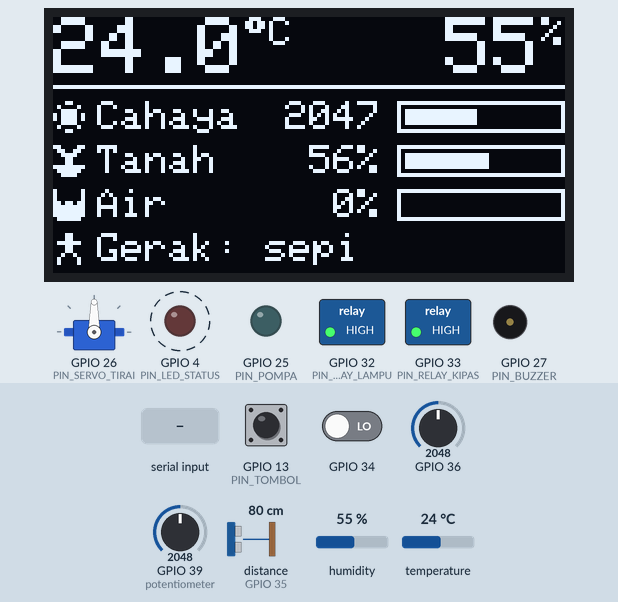
Bench run of a sketch on a simulated ESP32. On the bench: servo, 128×64 one-colour display, switched loads named in the sketch (green lamp = pin HIGH), output pins drawn as LEDs (lit = HIGH), buzzer (waves = sounding). Wiring (from diagram.json): ultrasonic range finder: trigger GPIO 15; echo GPIO 35. Dashed ring = blinking. The test bench sets the inputs (shaded band); at power-on: GPIO 34 LOW, GPIO 13 (PIN_TOMBOL) HIGH, GPIO 39 (potentiometer) = 2048, GPIO 36 = 2048, distance to the obstacle (sensor on GPIO 35) 80 cm, humidity 55 %, temperature 24 °C. Storage starts empty; EEPROM starts erased; pins used as bus, display or sensor lines are not drawn; what the sketch prints to the serial monitor is not drawn.

Above: at 2.6 s.
2.7 s: GPIO 34 driven HIGH
At 4.5 s:
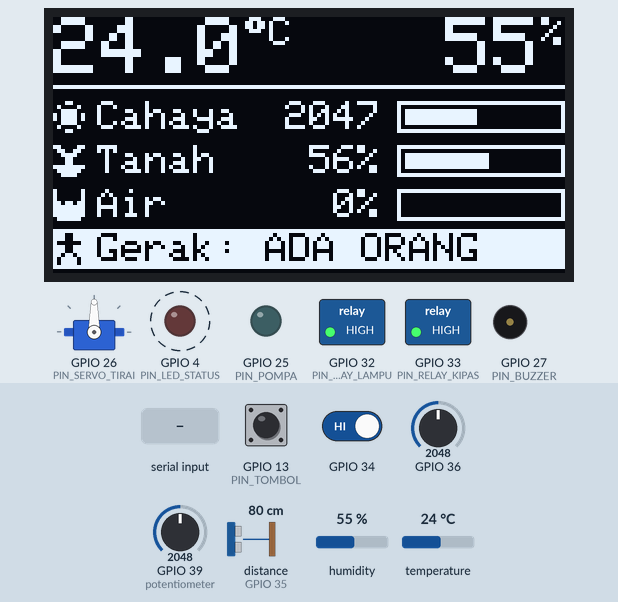
5.6 s: GPIO 13 (PIN_TOMBOL) pulled LOW for 1 s
At 7.05 s:
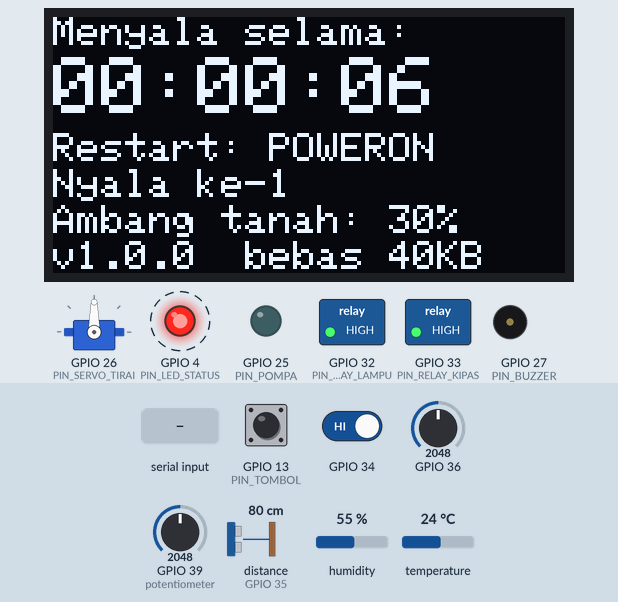
7.2 s: "lampu on\n" received over Serial
At 7.83 s:
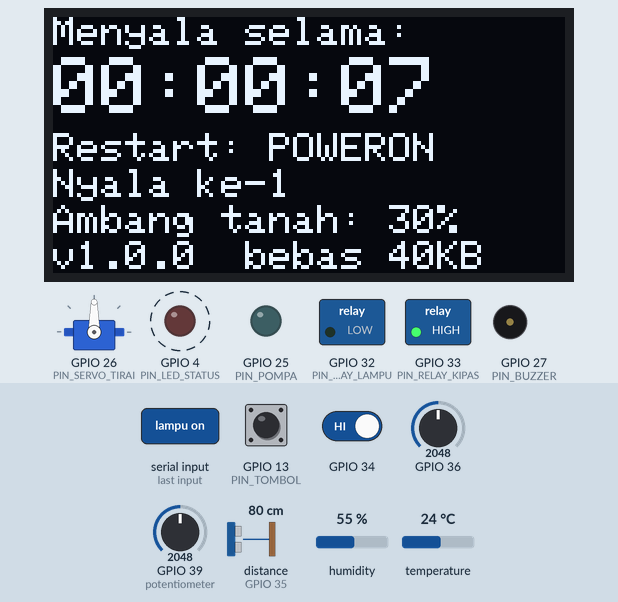
9.6 s: GPIO 39 (potentiometer) set to 2866
At 17.8 s:
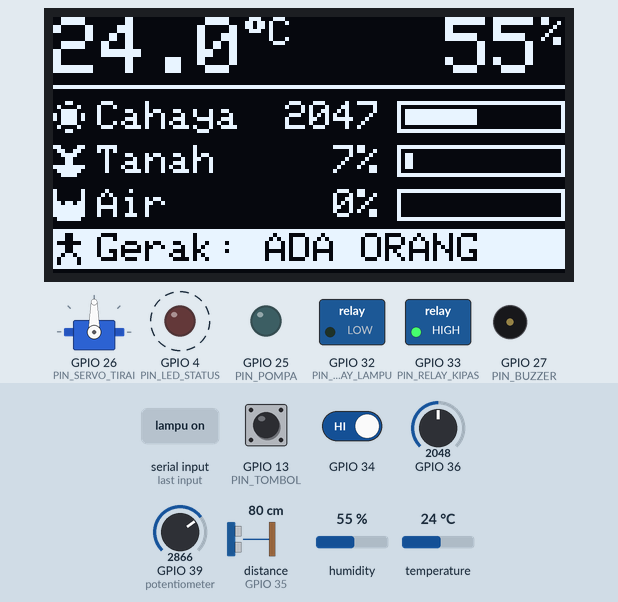
19.2 s: "bunyi\n" received over Serial
At 19.27 s:
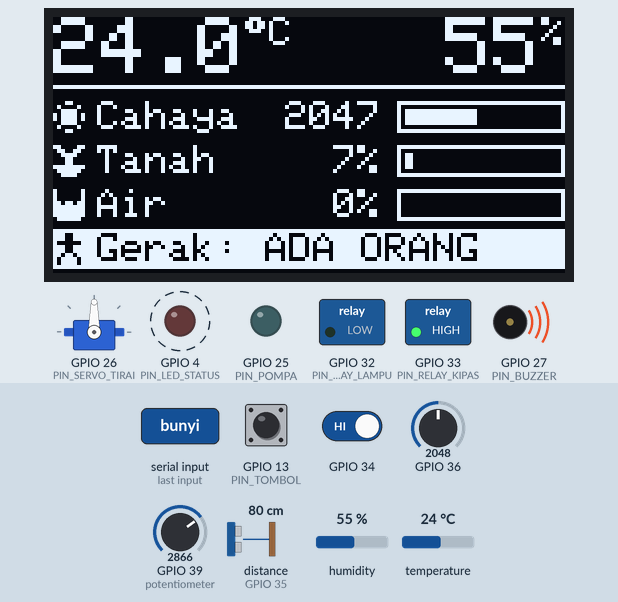
20.7 s: GPIO 13 (PIN_TOMBOL) pulled LOW for 3.2 s
At 22.6 s:
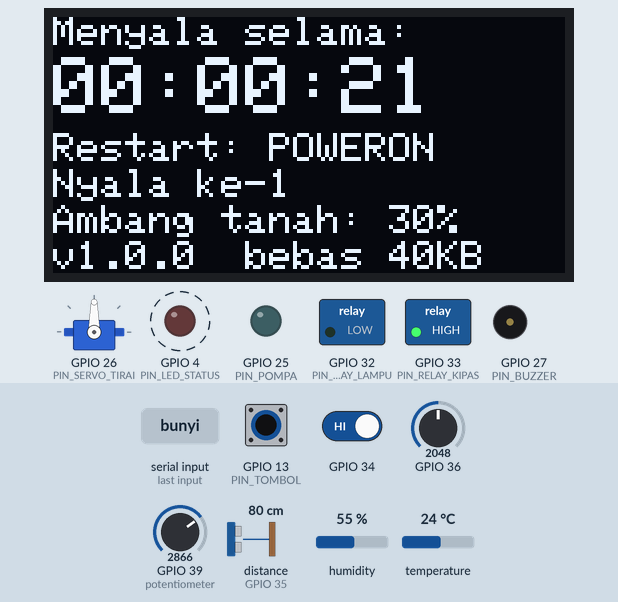
Timing chart, 0 to 25.5 s (numbered marks = the images above; inputs shaded):
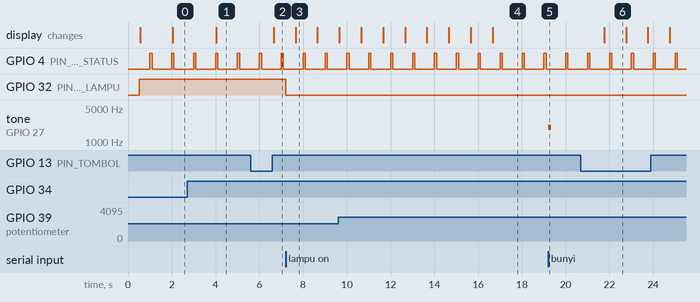

Measured:
- after the input at 2.7 s, the display: changes after 1.3 s (image 1)
- after the input at 5.6 s, the display: changes after 1.1 s (image 2)
- after the input at 7.2 s, GPIO 32 (PIN_RELAY_LAMPU): HIGH → LOW at once
- after the input at 19.2 s, tone on GPIO 27 (PIN_BUZZER): silent → 2000 Hz at once, → silent 0.15 s later
- after the input at 20.7 s, the display: changes after 1.1 s (image 6)
- by itself, GPIO 4 (PIN_LED_STATUS): alternates HIGH for 0.10 s and LOW for 0.90 s
- what the display in image 3 shows lasts 1.0 s, from 7.7 s to 8.7 s

The sketch:

node-1-rumah.ino
```cpp
// Node 1 "Rumah" - firmware v1.0.0 (Modul 8)
// Proyek benang merah: Rumah Pintar Mini.
//
// Baru di v1.0.0: tidak ada delay() di loop() (pola millis() dan state machine), kode dipecah
// menjadi beberapa file, watchdog me-restart program yang macet, ambang "tanah_siram" tersimpan
// di NVS, log bertingkat (DEBUG/INFO/ERROR), dan halaman status di layar OLED (tekan lama tombol).
// Perintah lewat Serial Monitor: lampu on, kipas off, pompa 3, tirai 90, bunyi, status, info,
// ambang, ambang 35, ambang bawaan, log debug, log info, log error, restart.
//
// Library: ESP32Servo versi 3.2.1, DHT sensor library versi 1.4.7
// (ikut terpasang: Adafruit Unified Sensor versi 1.1.15), Adafruit SSD1306 versi 2.5.17
// (ikut terpasang: Adafruit GFX Library versi 1.12.6 dan Adafruit BusIO versi 1.17.4).
// Wire, SPI, SD, dan Preferences sudah ikut paket esp32.

#include <esp_task_wdt.h>  // watchdog
#include "konfigurasi.h"
#include "pencatat.h"
#include "sistem.h"
#include "pengaturan.h"
#include "sensor.h"
#include "aktuator.h"
#include "detak.h"
#include "tombol.h"
#include "layar.h"
#include "kartu.h"
#include "perintah.h"
#include "aturan.h"

// ---------- Siklus utama: MENUNGGU -> MEMBACA -> MENAMPILKAN -> BERTINDAK -> MENUNGGU ... ----------
enum LangkahSiklus { MENUNGGU, MEMBACA, MENAMPILKAN, BERTINDAK };
LangkahSiklus langkah = MENUNGGU;
unsigned long waktuBacaTerakhir = 0;
unsigned long waktuCatatTerakhir = 0;
BacaanSensor bacaan;
bool dhtGagalTadi = false;    // DHT22 gagal pada bacaan sebelumnya?
bool sonarGagalTadi = false;  // HC-SR04 gagal pada bacaan sebelumnya?

const char* namaLangkah(LangkahSiklus l) {
  if (l == MENUNGGU) {
    return "MENUNGGU";
  }
  if (l == MEMBACA) {
    return "MEMBACA";
  }
  if (l == MENAMPILKAN) {
    return "MENAMPILKAN";
  }
  return "BERTINDAK";
}

void pindahLangkah(LangkahSiklus langkahBaru) {
  logDebug("Siklus: %s -> %s", namaLangkah(langkah), namaLangkah(langkahBaru));
  langkah = langkahBaru;
}

// Satu baris laporan bacaan: angka yang gagal ditulis "--".
void laporkanBacaan(BacaanSensor b) {
  char suhu[8] = "--";
  if (!isnan(b.suhu)) {
    snprintf(suhu, sizeof(suhu), "%.1f", b.suhu);
  }
  char kelembapan[12] = "--";  // 12 laci: muat angka int terpanjang (11 huruf) + tanda akhir
  if (b.kelembapan >= 0) {
    snprintf(kelembapan, sizeof(kelembapan), "%d", b.kelembapan);
  }
  char levelAir[12] = "--";
  if (b.level_air >= 0) {
    snprintf(levelAir, sizeof(levelAir), "%d", b.level_air);
  }
  const char* gerak = "tidak";
  if (b.gerak) {
    gerak = "ya";
  }
  logInfo("suhu=%s C  kelembapan=%s %%  cahaya=%d  tanah=%d %%  gerak=%s  level_air=%s %%",
          suhu, kelembapan, b.cahaya, b.tanah, gerak, levelAir);
}

// Sensor gagal? LED status berkedip cepat. Pesannya dicetak sekali saat keadaan sensornya berubah, bukan setiap 2 detik.
void periksaMasalah(BacaanSensor b) {
  aturIramaDetak(sensorBermasalah(b));
  bool dhtGagal = isnan(b.suhu) || b.kelembapan < 0;
  bool sonarGagal = b.level_air < 0;
  if (dhtGagal && !dhtGagalTadi) {
    logError("DHT22 tidak terbaca. LED status berkedip cepat.");
  }
  if (!dhtGagal && dhtGagalTadi) {
    logInfo("DHT22 kembali terbaca.");
  }
  if (sonarGagal && !sonarGagalTadi) {
    logError("HC-SR04: gema tidak kembali, level air tidak diketahui. LED status berkedip cepat.");
  }
  if (!sonarGagal && sonarGagalTadi) {
    logInfo("HC-SR04 kembali terbaca.");
  }
  dhtGagalTadi = dhtGagal;
  sonarGagalTadi = sonarGagal;
}

// ---------- Modul 10-11: mengirim bacaan ke server ----------
void kirimData(BacaanSensor b) {
  // belum diisi
}

// Satu langkah siklus per putaran loop(): tidak ada langkah yang menunggu lama.
void jalankanSiklus() {
  if (langkah == MENUNGGU) {
    if (millis() - waktuBacaTerakhir >= JEDA_BACA) {
      waktuBacaTerakhir = millis();
      pindahLangkah(MEMBACA);
    }
  } else if (langkah == MEMBACA) {
    bacaan = bacaSensor();
    periksaMasalah(bacaan);
    pindahLangkah(MENAMPILKAN);
  } else if (langkah == MENAMPILKAN) {
    laporkanBacaan(bacaan);
    tampilkanBacaan(bacaan);
    if (millis() - waktuCatatTerakhir >= JEDA_CATAT_KARTU) {
      waktuCatatTerakhir = millis();
      catatKeKartu(bacaan);
    }
    pindahLangkah(BERTINDAK);
  } else if (langkah == BERTINDAK) {
    jalankanAturan(bacaan);
    kirimData(bacaan);
    pindahLangkah(MENUNGGU);
  }
}

void tanganiTombol() {
  PeristiwaTombol peristiwa = periksaTombol();
  if (peristiwa == TEKAN_PENDEK) {
    aturLampu(!lampuMenyala());
    logInfo("Tombol: lampu %s", teksOnOff(lampuMenyala()));
  } else if (peristiwa == TEKAN_LAMA) {
    bukaHalamanStatus();  // halaman status 10 detik (layar.cpp); pesannya juga dicetak di sana
  }
}

void setup() {
  Serial.begin(115200);
  delay(500);  // boleh: setup() hanya berjalan sekali, dan watchdog belum mengawasi
  Serial.println();
  logInfo("Node 1 Rumah - firmware %s", VERSI_FIRMWARE);
  logInfo("Alasan restart terakhir: %s", alasanReset());

  siapkanAktuator();  // pertama: relay segera dimatikan
  muatPengaturan();
  siapkanSensor();
  mulaiDetak(PIN_LED_STATUS);
  mulaiTombol(PIN_TOMBOL);
  siapkanLayar();  // Modul 7
  siapkanKartu();  // Modul 7 (opsional)

  // Watchdog dengan cara penulisan paket esp32 versi 3 (Konsep 8)
  esp_task_wdt_config_t konfigurasiWatchdog = {
    .timeout_ms = BATAS_WATCHDOG,  // batas waktu: 5000 ms
    .idle_core_mask = 0b01,        // tetap awasi "tugas menganggur" inti 0 (bawaan paket esp32)
    .trigger_panic = true,         // terlambat diberi makan = panik, lalu restart
  };
  esp_task_wdt_reconfigure(&konfigurasiWatchdog);  // watchdog sudah dinyalakan paket esp32: cukup diatur ulang
  esp_task_wdt_add(NULL);                          // NULL = awasi tugas yang sedang berjalan, yaitu loop()
  logInfo("Watchdog aktif: restart otomatis kalau loop() macet lebih dari %lu detik.", BATAS_WATCHDOG / 1000);
}

void loop() {
  unsigned long mulaiPutaran = micros();
  esp_task_wdt_reset();  // "beri makan" penjaga: loop() masih berputar

  perbaruiSensor();      // satu sampel analog setiap 2 ms
  perbaruiAktuator();    // pompa dan buzzer padam tepat waktu
  perbaruiAturan();      // MENYIRAM -> JEDA -> SIAGA
  perbaruiDetak();       // LED status
  perbaruiLayar();       // halaman status: jam berdetak, lalu kembali sendiri
  tanganiTombol();
  periksaPerintahSerial();
  jalankanSiklus();

  catatLamaPutaran(micros() - mulaiPutaran);
}
```

aktuator.cpp
```cpp
// aktuator.cpp - isi modul aktuator. Daftar fungsinya ada di aktuator.h.
#include <Arduino.h>
#include <ESP32Servo.h>
#include "konfigurasi.h"
#include "pencatat.h"
#include "aktuator.h"

const unsigned long LAMA_BUNYI = 150;  // milidetik

static Servo servoTirai;
static bool lampu = false;
static bool lampuMilikOtomatis = false;  // true kalau lampu dinyalakan oleh aturan otomatis
static bool kipas = false;
static int sudut = 90;

static bool pompa = false;
static unsigned long waktuPompaMulai = 0;
static unsigned long lamaPompa = 0;  // milidetik

static bool buzzer = false;
static unsigned long waktuBuzzerMulai = 0;

static void tulisRelay(int pin, bool nyala) {
  if (nyala) {
    digitalWrite(pin, LOW);  // relay aktif LOW
  } else {
    digitalWrite(pin, HIGH);
  }
}

void siapkanAktuator() {
  pinMode(PIN_RELAY_LAMPU, OUTPUT);
  pinMode(PIN_RELAY_KIPAS, OUTPUT);
  aturLampu(false);  // segera matikan: pinMode(OUTPUT) baru saja membuat pin LOW (= relay menarik)
  aturKipas(false);

  pinMode(PIN_POMPA, OUTPUT);
  digitalWrite(PIN_POMPA, LOW);

  // Servo dipasang SEBELUM buzzer: urutan ini mencegah keduanya berebut saluran PWM.
  servoTirai.setPeriodHertz(50);
  servoTirai.attach(PIN_SERVO_TIRAI, 500, 2400);
  aturTirai(sudut);

  ledcAttach(PIN_BUZZER, 2000, 10);
}

// Dipanggil di setiap putaran loop(): mematikan pompa dan buzzer begitu waktunya habis.
void perbaruiAktuator() {
  unsigned long sekarang = millis();
  if (pompa && sekarang - waktuPompaMulai >= lamaPompa) {
    digitalWrite(PIN_POMPA, LOW);
    pompa = false;
    logInfo("Pompa padam.");
  }
  if (buzzer && sekarang - waktuBuzzerMulai >= LAMA_BUNYI) {
    ledcWriteTone(PIN_BUZZER, 0);
    buzzer = false;
  }
}

void aturLampu(bool nyala) {
  lampu = nyala;
  lampuMilikOtomatis = false;  // perintah manual: lampu bukan lagi milik aturan otomatis
  tulisRelay(PIN_RELAY_LAMPU, nyala);
}

void aturLampuOtomatis(bool nyala) {
  lampu = nyala;
  lampuMilikOtomatis = nyala;
  tulisRelay(PIN_RELAY_LAMPU, nyala);
}

void aturKipas(bool nyala) {
  kipas = nyala;
  tulisRelay(PIN_RELAY_KIPAS, nyala);
}

// Modul 6: pompa hanya menyala kalau air tandon cukup. levelAir = bacaan tandon terbaru (paling lama 2 detik).
// Modul 8: pompa dinyalakan lalu langsung ditinggal; perbaruiAktuator() yang mematikannya nanti.
bool nyalakanPompa(int detik, int levelAir) {
  detik = constrain(detik, 1, 10);  // batas aman: 1-10 detik
  if (levelAir < LEVEL_AIR_MINIMUM) {  // -1 (tidak terbaca) juga lebih kecil, jadi ikut ditolak
    if (levelAir < 0) {
      logError("Pompa DITOLAK: air tandon tidak terbaca.");
    } else {
      logError("Pompa DITOLAK: air tandon tinggal %d %%.", levelAir);
    }
    return false;
  }
  digitalWrite(PIN_POMPA, HIGH);
  pompa = true;
  waktuPompaMulai = millis();
  lamaPompa = detik * 1000UL;
  logInfo("Pompa menyala %d detik.", detik);
  return true;
}

void aturTirai(int sudutBaru) {
  sudut = constrain(sudutBaru, 0, 180);
  servoTirai.write(sudut);
}

void bunyikanBuzzer() {
  ledcWriteTone(PIN_BUZZER, 2000);  // 2.000 Hz
  buzzer = true;
  waktuBuzzerMulai = millis();
}

bool lampuMenyala() {
  return lampu;
}

bool lampuDariOtomatis() {
  return lampuMilikOtomatis;
}

bool kipasMenyala() {
  return kipas;
}

bool pompaMenyala() {
  return pompa;
}

int sudutTirai() {
  return sudut;
}

const char* teksOnOff(bool nyala) {
  if (nyala) {
    return "on";
  }
  return "off";
}
```

aktuator.h
```cpp
// aktuator.h - lampu, kipas, pompa, tirai, dan buzzer Node 1 (Modul 5), kini tanpa menunggu (Modul 8)
#pragma once

void siapkanAktuator();                       // panggil sekali di setup(), sebelum yang lain
void perbaruiAktuator();                      // panggil di setiap putaran loop(): pompa dan buzzer padam tepat waktu
void aturLampu(bool nyala);                   // perintah manual (tombol atau Serial Monitor)
void aturLampuOtomatis(bool nyala);           // khusus untuk aturan lampu otomatis
void aturKipas(bool nyala);
bool nyalakanPompa(int detik, int levelAir);  // menjawab false kalau ditolak karena air tandon kurang
void aturTirai(int sudut);
void bunyikanBuzzer();                        // berbunyi 150 ms, tetapi programnya tidak ikut menunggu

bool lampuMenyala();
bool lampuDariOtomatis();  // true kalau lampu yang menyala itu dinyalakan oleh aturan otomatis
bool kipasMenyala();
bool pompaMenyala();
int sudutTirai();
const char* teksOnOff(bool nyala);  // "on" atau "off"
```

aturan.cpp
```cpp
// aturan.cpp - isi modul aturan. Daftar fungsinya ada di aturan.h.
#include <Arduino.h>
#include "konfigurasi.h"
#include "pencatat.h"
#include "pengaturan.h"
#include "aktuator.h"
#include "aturan.h"

// ---------- Siram otomatis: state machine dari Praktik 3 ----------
// SIAGA --(tanah kering)--> MENYIRAM --(pompa padam)--> JEDA --(30 detik)--> SIAGA
enum KeadaanSiram { SIAGA, MENYIRAM, JEDA };
static KeadaanSiram keadaan = SIAGA;
static unsigned long waktuMasukKeadaan = 0;  // kapan keadaan sekarang dimulai

static const char* namaKeadaan(KeadaanSiram k) {
  if (k == SIAGA) {
    return "SIAGA";
  }
  if (k == MENYIRAM) {
    return "MENYIRAM";
  }
  return "JEDA";
}

static void pindahKe(KeadaanSiram keadaanBaru) {
  logDebug("Penyiraman: %s -> %s", namaKeadaan(keadaan), namaKeadaan(keadaanBaru));
  keadaan = keadaanBaru;
  waktuMasukKeadaan = millis();
}

const char* keadaanPenyiraman() {
  return namaKeadaan(keadaan);
}

static void siramOtomatis(BacaanSensor b) {
  if (keadaan != SIAGA || pompaMenyala()) {
    return;  // sedang menyiram, sedang beristirahat, atau pompa sedang dinyalakan manual
  }
  if (b.tanah < ambangTanahSiram()) {
    logInfo("Tanah kering (%d %%, ambang %d %%): mencoba menyiram.", b.tanah, ambangTanahSiram());
    if (nyalakanPompa(DETIK_SIRAM, b.level_air)) {  // pengaman tandon ada di dalam nyalakanPompa()
      pindahKe(MENYIRAM);
    } else {
      pindahKe(JEDA);  // ditolak: jangan mencoba lagi sebelum 30 detik
    }
  }
}

// ---------- Lampu otomatis (Modul 6) ----------
static void lampuOtomatis(BacaanSensor b) {
  bool gelap = b.cahaya < AMBANG_GELAP;
  if (b.gerak && gelap && !lampuMenyala()) {
    logInfo("Ada gerakan di tempat gelap: lampu otomatis menyala.");
    aturLampuOtomatis(true);
  }
  if (!b.gerak && lampuDariOtomatis()) {  // hanya mematikan lampu yang ia nyalakan sendiri
    logInfo("Sepi: lampu otomatis padam.");
    aturLampuOtomatis(false);
  }
}

void jalankanAturan(BacaanSensor b) {
  siramOtomatis(b);
  lampuOtomatis(b);
  // Modul 19 menambahkan kipas otomatis (Lampiran A: "suhu_kipas_on")
}

void perbaruiAturan() {
  if (keadaan == MENYIRAM && !pompaMenyala()) {
    pindahKe(JEDA);  // pompa sudah padam: mulai beristirahat
  } else if (keadaan == JEDA && millis() - waktuMasukKeadaan >= LAMA_JEDA_SIRAM) {
    pindahKe(SIAGA);  // istirahat selesai: boleh menyiram lagi
  }
}
```

aturan.h
```cpp
// aturan.h - aturan otomatis lokal Node 1: siram otomatis dan lampu otomatis (Modul 6 & 19)
#pragma once
#include "sensor.h"  // BacaanSensor

void jalankanAturan(BacaanSensor b);  // dipanggil setiap ada bacaan baru (langkah BERTINDAK)
void perbaruiAturan();                // panggil di setiap putaran loop(): perpindahan keadaan yang bergantung pada waktu
const char* keadaanPenyiraman();      // "SIAGA", "MENYIRAM", atau "JEDA"
```

detak.cpp
```cpp
// detak.cpp - isi modul detak. Daftar fungsinya ada di detak.h.
#include <Arduino.h>
#include "detak.h"

const unsigned long DETAK_NORMAL = 1000;     // satu kedip setiap 1 detik
const unsigned long DETAK_MASALAH = 250;     // empat kedip setiap 1 detik
const unsigned long LAMA_NYALA_DETAK = 100;  // LED menyala 100 ms di awal setiap detak

// "static" = milik file ini saja; file lain tidak bisa melihat atau tertukar dengannya.
static int pinDetak = -1;
static bool iramaMasalah = false;
static unsigned long waktuDetakMulai = 0;

void mulaiDetak(int pin) {
  pinDetak = pin;
  pinMode(pinDetak, OUTPUT);
}

void aturIramaDetak(bool masalah) {
  iramaMasalah = masalah;
}

void perbaruiDetak() {
  unsigned long sekarang = millis();
  unsigned long panjangDetak = DETAK_NORMAL;
  if (iramaMasalah) {
    panjangDetak = DETAK_MASALAH;
  }
  if (sekarang - waktuDetakMulai >= panjangDetak) {
    waktuDetakMulai = sekarang;  // mulai detak berikutnya
  }
  // LED menyala hanya di awal detak: true = HIGH (nyala), false = LOW (padam)
  digitalWrite(pinDetak, sekarang - waktuDetakMulai < LAMA_NYALA_DETAK);
}
```

detak.h
```cpp
// detak.h - LED status sebagai "detak jantung" Node 1 (Modul 8)
// Kedip pelan = program berjalan normal; kedip cepat = ada masalah.
#pragma once

void mulaiDetak(int pin);           // panggil sekali di setup()
void aturIramaDetak(bool masalah);  // true = kedip cepat, false = kedip pelan
void perbaruiDetak();               // panggil di setiap putaran loop()
```

kartu.cpp
```cpp
// kartu.cpp - isi modul kartu. Daftar fungsinya ada di kartu.h.
#include <Arduino.h>
#include <SD.h>
#include "konfigurasi.h"
#include "pencatat.h"
#include "sistem.h"
#include "kartu.h"

const char NAMA_FILE_CATATAN[] = "/node1.csv";  // nama file di kartu, selalu diawali garis miring
static bool kartuAda = false;                     // true kalau kartu microSD terbaca saat menyala

// Kalau kartu terbaca saat menyala, pencatatan diaktifkan. Tanpa kartu, Node 1 tetap berjalan.
void siapkanKartu() {
  kartuAda = SD.begin(PIN_SD_CS);
  if (!kartuAda) {
    logInfo("Kartu microSD tidak terbaca: catatan CSV dimatikan.");
    return;
  }
  if (!SD.exists(NAMA_FILE_CATATAN)) {
    File file = SD.open(NAMA_FILE_CATATAN, FILE_WRITE);
    file.println("uptime_s,suhu,kelembapan,cahaya,tanah,gerak,level_air");  // baris judul kolom
    file.close();
  }
  logInfo("Kartu microSD siap: bacaan dicatat ke node1.csv setiap 30 detik.");
}

// Satu baris CSV, disusun dengan snprintf() di char[] (Konsep 6). Bacaan yang gagal = sel kosong.
void catatKeKartu(BacaanSensor b) {
  if (!kartuAda) {
    return;
  }
  char suhu[8] = "";  // tetap kosong kalau bacaannya gagal
  if (!isnan(b.suhu)) {
    snprintf(suhu, sizeof(suhu), "%.1f", b.suhu);
  }
  char kelembapan[12] = "";  // 12 laci: muat angka int terpanjang (11 huruf) + tanda akhir
  if (b.kelembapan >= 0) {
    snprintf(kelembapan, sizeof(kelembapan), "%d", b.kelembapan);
  }
  char levelAir[12] = "";
  if (b.level_air >= 0) {
    snprintf(levelAir, sizeof(levelAir), "%d", b.level_air);
  }
  const char* gerak = "false";
  if (b.gerak) {
    gerak = "true";
  }
  char baris[64];
  snprintf(baris, sizeof(baris), "%lu,%s,%s,%d,%d,%s,%s",
           uptimeDetik(), suhu, kelembapan, b.cahaya, b.tanah, gerak, levelAir);

  File file = SD.open(NAMA_FILE_CATATAN, FILE_APPEND);  // APPEND = menambah di akhir file
  if (!file) {
    logError("Gagal menulis ke kartu microSD (tercabut?). Catatan CSV dihentikan.");
    kartuAda = false;
    return;
  }
  file.println(baris);
  file.close();  // baru setelah ditutup, isinya benar-benar tersimpan di kartu
  logDebug("CSV: %s", baris);
}
```

kartu.h
```cpp
// kartu.h - (opsional) catatan CSV di kartu microSD (Modul 7)
#pragma once
#include "sensor.h"  // BacaanSensor

void siapkanKartu();                // panggil sekali di setup(); tanpa kartu, Node 1 tetap berjalan
void catatKeKartu(BacaanSensor b);  // menambah satu baris CSV
```

layar.h
```cpp
// layar.h - layar OLED Node 1: halaman bacaan (Modul 7) dan halaman status (Modul 8)
#pragma once
#include "sensor.h"  // BacaanSensor

void siapkanLayar();                   // panggil sekali di setup(); tanpa layar, Node 1 tetap berjalan
void tampilkanBacaan(BacaanSensor b);  // halaman bacaan rancanganmu (Modul 7)
void bukaHalamanStatus();              // halaman status selama 10 detik (tekan lama tombol)
void perbaruiLayar();                  // panggil di setiap putaran loop()
```

Source omitted: konfigurasi.h (2605 bytes), layar.cpp (7472 bytes), pencatat.cpp (1864 bytes), pencatat.h (732 bytes), pengaturan.cpp (1626 bytes), pengaturan.h (698 bytes), perintah.cpp (4928 bytes), perintah.h (251 bytes), sensor.cpp (3429 bytes), sensor.h (1083 bytes), sistem.cpp (1683 bytes), sistem.h (520 bytes) and 2 more
